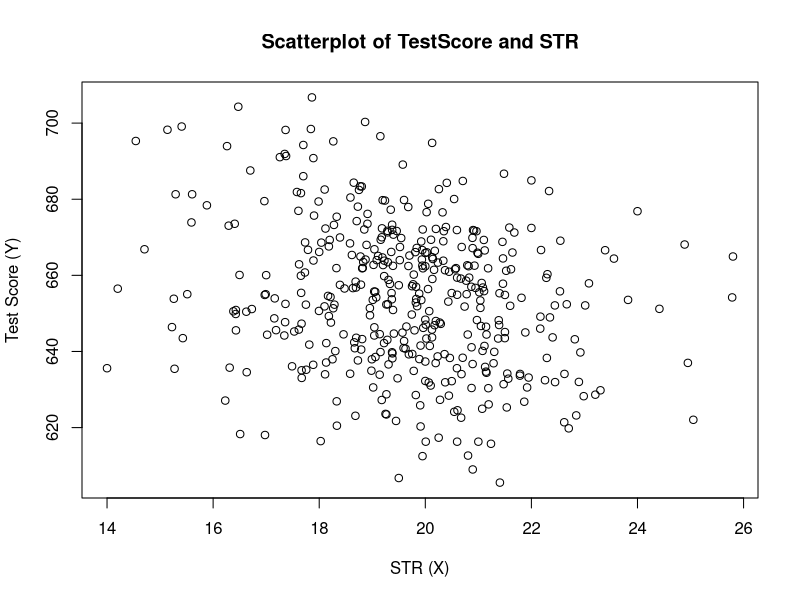
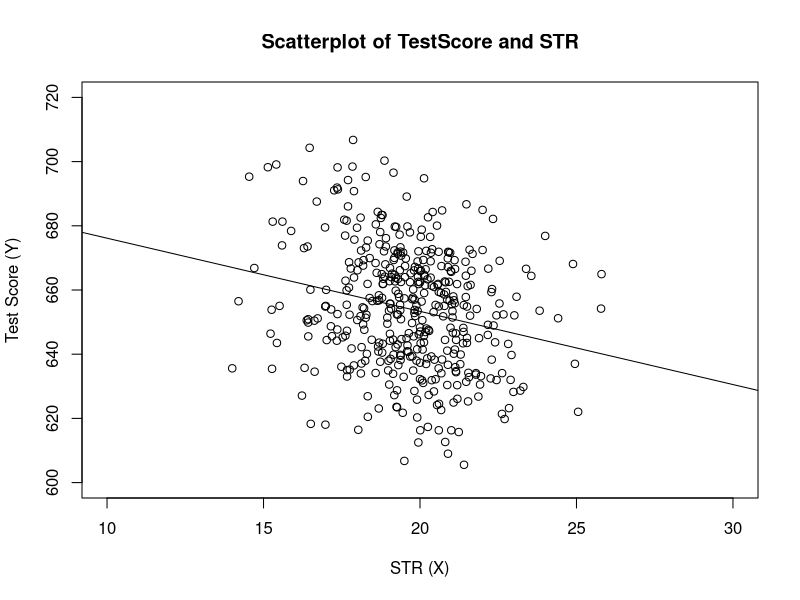

Generate these figures, in order, with R:
## # install the AER package (once)
install.packages("AER")
## 
## # load the AER package
library(AER)

# load the the data set in the workspace
data(CASchools)

class(CASchools)
head(CASchools)

# compute STR and append it to CASchools
CASchools$STR <- CASchools$students/CASchools$teachers 

# compute TestScore and append it to CASchools
CASchools$score <- (CASchools$read + CASchools$math)/2


# compute sample averages of STR and score
avg_STR <- mean(CASchools$STR) 
avg_score <- mean(CASchools$score)

# compute sample standard deviations of STR and score
sd_STR <- sd(CASchools$STR) 
sd_score <- sd(CASchools$score)

# set up a vector of percentiles and compute the quantiles 
quantiles <- c(0.10, 0.25, 0.4, 0.5, 0.6, 0.75, 0.9)
quant_STR <- quantile(CASchools$STR, quantiles)
quant_score <- quantile(CASchools$score, quantiles)

# gather everything in a data.frame 
DistributionSummary <- data.frame(Average = c(avg_STR, avg_score), 
                                  StandardDeviation = c(sd_STR, sd_score), 
                                  quantile = rbind(quant_STR, quant_score))

# print the summary to the console
DistributionSummary

plot(score ~ STR, 
     data = CASchools,
     main = "Scatterplot of TestScore and STR", 
     xlab = "STR (X)",
     ylab = "Test Score (Y)")

cor(CASchools$STR, CASchools$score)

attach(CASchools) # allows to use the variables contained in CASchools directly

# compute beta_1_hat
beta_1 <- sum((STR - mean(STR)) * (score - mean(score))) / sum((STR - mean(STR))^2)

# compute beta_0_hat
beta_0 <- mean(score) - beta_1 * mean(STR)

# print the results to the console
beta_1
beta_0

# estimate the model and assign the result to linear_model
linear_model <- lm(score ~ STR, data = CASchools)

# print the standard output of the estimated lm object to the console 
linear_model


# plot the data
plot(score ~ STR, 
     data = CASchools,
     main = "Scatterplot of TestScore and STR", 
     xlab = "STR (X)",
     ylab = "Test Score (Y)",
     xlim = c(10, 30),
     ylim = c(600, 720))

# add the regression line
abline(linear_model) 

mod_summary <- summary(linear_model)
mod_summary
  
# The $R^2$ in the output is called *Multiple R-squared* and has a value of $0.051$. Hence, $5.1 \%$ of the variance of the dependent variable $score$ is explained by the explanatory variable $STR$. That is, the regression explains little of the variance in $score$, and much of the variation in test scores remains unexplained (cf. Figure 4.3 of the book).   

# The $SER$ is called *Residual standard error* and equals $18.58$. The unit of the $SER$ is the same as the unit of the dependent variable. That is, on average the deviation of the actual achieved test score and the regression line is $18.58$ points. 
 
